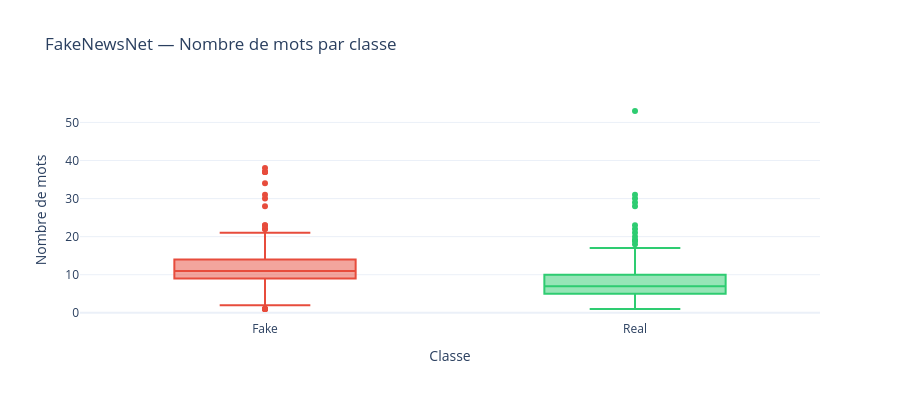

The code cell stored with this chart in its notebook:
### Code cell
# Box plot longueur par label — FakeNewsNet
fig = px.box(
    fnn, x="label_name", y="n_words", color="label_name",
    color_discrete_map={"Fake": "#e74c3c", "Real": "#2ecc71"},
    title="FakeNewsNet — Nombre de mots par classe",
    labels={"n_words": "Nombre de mots", "label_name": "Classe"},
)
fig.update_layout(showlegend=False, template="plotly_white", height=400)
fig.show()

print(f"Fake — Mediane : {fnn[fnn['label_binary']==0]['n_words'].median():.0f} mots")
print(f"Real — Mediane : {fnn[fnn['label_binary']==1]['n_words'].median():.0f} mots")

### Figure 1 — Plotly figure (JSON) as saved in the notebook; plotly's stock layout.template omitted (floating-point values rounded to 4 significant figures; data arrays with more than 128 entries replaced by an {"elided": "..."} marker saying what was removed)
{"data": [{"alignmentgroup": "True", "hovertemplate": "Classe=%{x}<br>Nombre de mots=%{y}<extra></extra>", "legendgroup": "Fake", "marker": {"color": "#e74c3c"}, "name": "Fake", "notched": false, "offsetgroup": "Fake", "orientation": "v", "showlegend": true, "type": "box", "x": {"elided": "432 str values"}, "x0": " ", "xaxis": "x", "y": {"elided": "432 int values"}, "y0": " ", "yaxis": "y"}, {"alignmentgroup": "True", "hovertemplate": "Classe=%{x}<br>Nombre de mots=%{y}<extra></extra>", "legendgroup": "Real", "marker": {"color": "#2ecc71"}, "name": "Real", "notched": false, "offsetgroup": "Real", "orientation": "v", "showlegend": true, "type": "box", "x": {"elided": "624 str values"}, "x0": " ", "xaxis": "x", "y": {"elided": "624 int values"}, "y0": " ", "yaxis": "y"}], "layout": {"boxmode": "overlay", "height": 400, "legend": {"title": {"text": "Classe"}, "tracegroupgap": 0}, "showlegend": false, "title": {"text": "FakeNewsNet — Nombre de mots par classe"}, "xaxis": {"anchor": "y", "categoryarray": ["Fake", "Real"], "categoryorder": "array", "domain": [0, 1], "title": {"text": "Classe"}}, "yaxis": {"anchor": "x", "domain": [0, 1], "title": {"text": "Nombre de mots"}}}}
